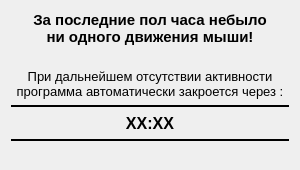
<?xml version="1.0" encoding="UTF-8"?>
<ui version="4.0">
 <class>beep_30_min_wnd</class>
 <widget class="QDialog" name="beep_30_min_wnd">
  <property name="geometry">
   <rect>
    <x>0</x>
    <y>0</y>
    <width>300</width>
    <height>170</height>
   </rect>
  </property>
  <property name="minimumSize">
   <size>
    <width>300</width>
    <height>150</height>
   </size>
  </property>
  <property name="maximumSize">
   <size>
    <width>16777215</width>
    <height>170</height>
   </size>
  </property>
  <property name="windowTitle">
   <string>Автоматическое закрытие программы</string>
  </property>
  <layout class="QVBoxLayout" name="verticalLayout">
   <item>
    <widget class="QLabel" name="label">
     <property name="font">
      <font>
       <pointsize>11</pointsize>
       <weight>75</weight>
       <bold>true</bold>
      </font>
     </property>
     <property name="text">
      <string>За последние пол часа небыло
ни одного движения мыши!</string>
     </property>
     <property name="alignment">
      <set>Qt::AlignCenter</set>
     </property>
     <property name="wordWrap">
      <bool>true</bool>
     </property>
    </widget>
   </item>
   <item>
    <spacer name="verticalSpacer_4">
     <property name="orientation">
      <enum>Qt::Vertical</enum>
     </property>
     <property name="sizeHint" stdset="0">
      <size>
       <width>20</width>
       <height>40</height>
      </size>
     </property>
    </spacer>
   </item>
   <item>
    <widget class="QLabel" name="label_2">
     <property name="font">
      <font>
       <pointsize>10</pointsize>
      </font>
     </property>
     <property name="text">
      <string>При дальнейшем отсутствии активности
программа автоматически закроется через :</string>
     </property>
     <property name="alignment">
      <set>Qt::AlignCenter</set>
     </property>
     <property name="wordWrap">
      <bool>false</bool>
     </property>
    </widget>
   </item>
   <item>
    <widget class="Line" name="line_3">
     <property name="frameShadow">
      <enum>QFrame::Plain</enum>
     </property>
     <property name="lineWidth">
      <number>2</number>
     </property>
     <property name="orientation">
      <enum>Qt::Horizontal</enum>
     </property>
    </widget>
   </item>
   <item>
    <widget class="QLabel" name="lab_time">
     <property name="font">
      <font>
       <pointsize>12</pointsize>
       <weight>75</weight>
       <bold>true</bold>
      </font>
     </property>
     <property name="text">
      <string>ХХ:ХХ</string>
     </property>
     <property name="alignment">
      <set>Qt::AlignCenter</set>
     </property>
     <property name="wordWrap">
      <bool>true</bool>
     </property>
    </widget>
   </item>
   <item>
    <widget class="Line" name="line">
     <property name="frameShadow">
      <enum>QFrame::Plain</enum>
     </property>
     <property name="lineWidth">
      <number>2</number>
     </property>
     <property name="orientation">
      <enum>Qt::Horizontal</enum>
     </property>
    </widget>
   </item>
   <item>
    <spacer name="verticalSpacer_3">
     <property name="orientation">
      <enum>Qt::Vertical</enum>
     </property>
     <property name="sizeHint" stdset="0">
      <size>
       <width>20</width>
       <height>40</height>
      </size>
     </property>
    </spacer>
   </item>
  </layout>
 </widget>
 <resources/>
 <connections/>
</ui>
